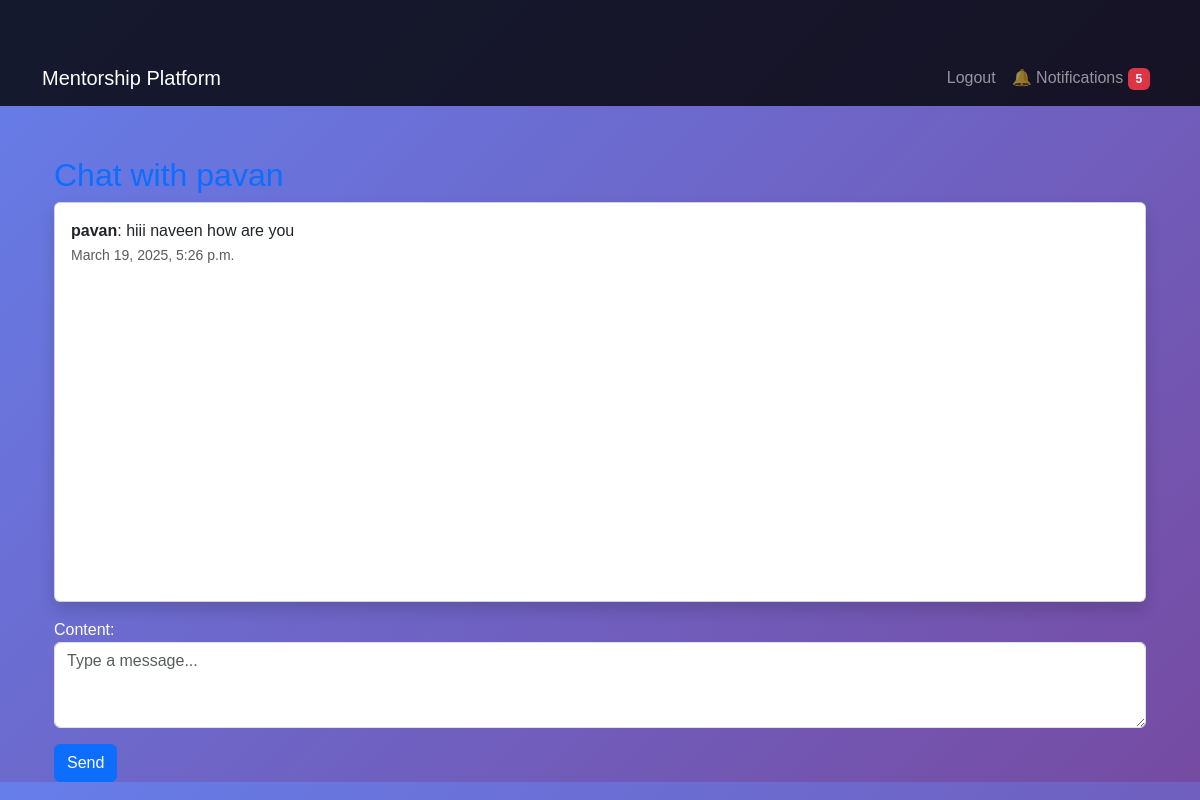
The page /dashboard/chat/2/ (signed in) on the database its author committed.
### core/models.py (models this page shows, shortened)
class CustomUser(AbstractUser):
    ROLE_CHOICES = (
        ('mentor', 'Mentor'),
        ('mentee', 'Mentee'),
    )
    role = models.CharField(max_length=10, choices=ROLE_CHOICES)
    bio = models.TextField(blank=True, null=True)
    profile_picture = models.ImageField(upload_to='profile_pics/', blank=True, null=True)

### dashboard/models.py (models this page shows, shortened)
class Message(models.Model):
    sender = models.ForeignKey(
        settings.AUTH_USER_MODEL,
        on_delete=models.CASCADE,
        related_name='sent_messages'
    )
    receiver = models.ForeignKey(
        settings.AUTH_USER_MODEL,
        on_delete=models.CASCADE,
        related_name='received_messages'
    )
    content = models.TextField()
    timestamp = models.DateTimeField(auto_now_add=True)

### dashboard/views.py (the view, shortened to what this page needs)
# urls.py: path('chat/<int:user_id>/', chat_view, name='chat'),  # Chat with another user
@login_required
def chat_view(request, user_id):
    other_user = get_object_or_404(User, id=user_id)
    messages_qs = Message.objects.filter(
        sender__in=[request.user, other_user],
        receiver__in=[request.user, other_user]
    ).order_by('timestamp')
    form = MessageForm(request.POST or None)
    return render(request, 'dashboard/chat.html', {'messages': messages_qs, 'form': form, 'other_user': other_user})

### dashboard/forms.py
class MessageForm(forms.ModelForm):
    class Meta:
        model = Message
        fields = ['content']
        widgets = {
            'content': forms.Textarea(attrs={'rows': 3, 'class': 'form-control', 'placeholder': 'Type a message...'}),
        }

### dashboard/templates/dashboard/chat.html (shortened to what this page needs)
{% extends 'core/base.html' %}
{% block content %}
<div class="container mt-4">
    <h2 class="text-primary">Chat with {{ other_user.username }}</h2>
    <div class="card shadow p-3 chat-box" style="height: 400px; overflow-y: scroll;">
        {% for message in messages %}
            <div class="mb-2 {% if message.sender == request.user %} text-end {% else %} text-start {% endif %}">
                <strong>{{ message.sender.username }}</strong>: {{ message.content }}
                <br><small class="text-muted">{{ message.timestamp }}</small>
            </div>
        {% endfor %}
    </div>
    <form method="POST" class="mt-3">
        {{ form.as_p }}
        <button type="submit" class="btn btn-primary">Send</button>
    </form>
</div>
{% endblock %}

### core/templates/core/base.html (style rules this page uses)
body { background: linear-gradient(135deg, #667eea, #764ba2); color: white; font-family: Arial, sans-serif; }
.container { margin-top: 50px; }

### rows shown on the page
CustomUser: username "pavan"
Message: sender.username "pavan", content "hiii naveen how are you", timestamp "March 19, 2025, 5:26 p.m."
